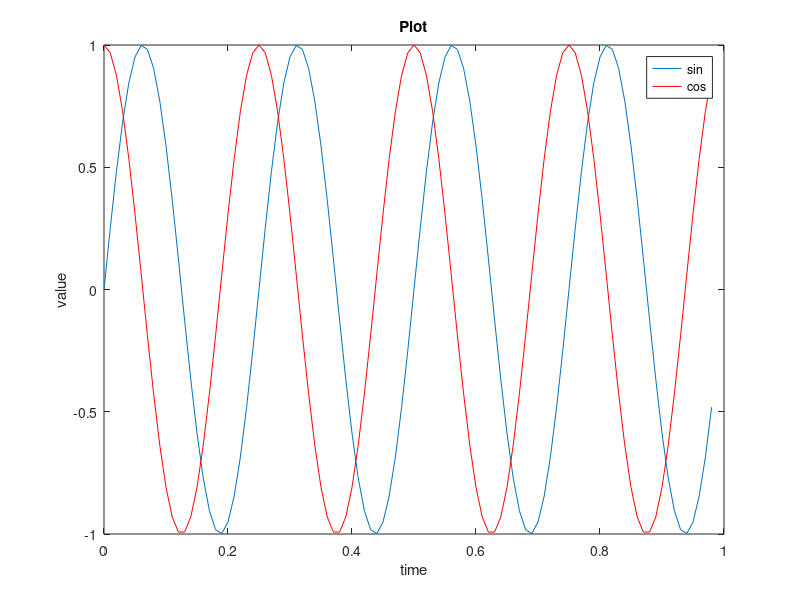
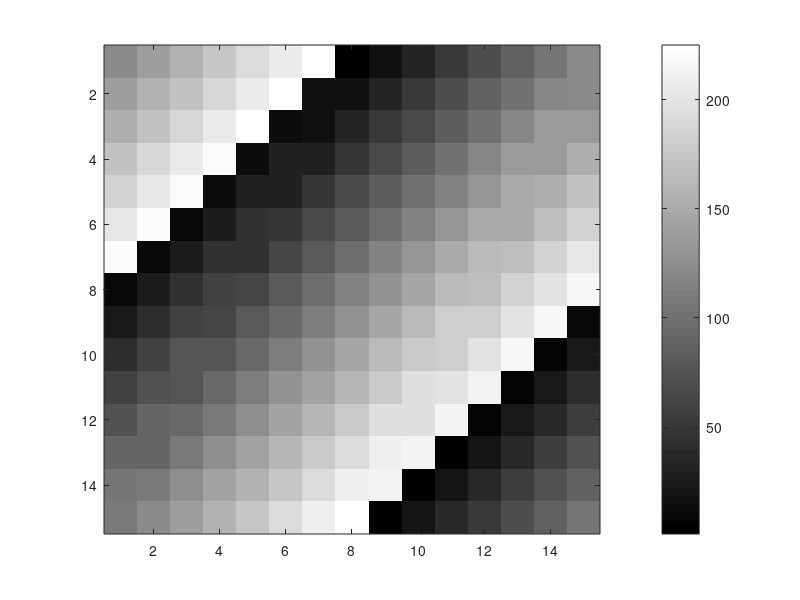

Here is the MATLAB script that generated these plots, in order:
% Plotting data.

t = [ 0 : 0.01 : 0.98 ];
y1 = sin(2 * pi * 4 * t);

plot(t, y1)

y2 = cos(2 * pi * 4 * t);

% Using the same figure again.
hold on;

% And different color.
plot(t, y2, 'r')

% Adding description.

xlabel('time')
ylabel('value')
legend('sin', 'cos')
title('Plot')

% Saving as a PNG file.
print -dpng 'plot.png'

% Using two figures at one time.

figure(1); plot(t, y1, 'b')
figure(2); plot(t, y2, 'r')

% Subplotting.

subplot(1, 2, 1);
plot(t, y1);

subplot(1, 2, 2);
plot(t, y2);

% Setting up an axis.
axis([ 0.5 1 -1 1 ])

% Clearing figures.
clf

% Visualizing matrices.
A = magic(15);

imagesc(A);
imagesc(A), colorbar, colormap gray;